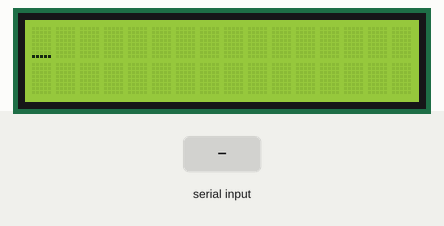
Simulated run of this program. Board: ATmega32, built with avr-gcc and emulated at 8 MHz. On the bench: 16×2 character LCD. Wiring (inferred from the names in the program): character LCD (HD44780): RS PA0; R/W PA1; E PA2; data PA3, PA4, PA5, PA6. Inputs (shaded band) come from the test bench. What the program prints to the serial monitor is not drawn.

Above: at 1.2 s.
1.3 s: "m" received over Serial
At 1.6 s:
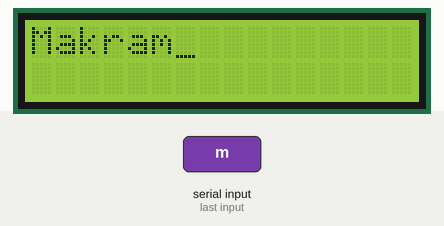
2.8 s: "e" received over Serial
At 3.1 s:
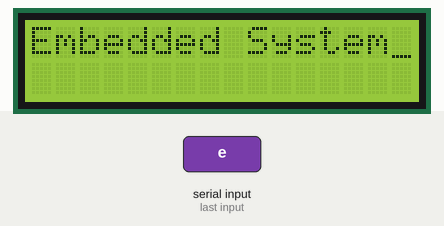
4.3 s: "c" received over Serial
At 4.8 s:
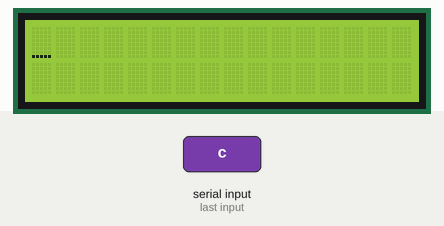
Timing chart, 0 to 7.3 s (numbered marks = the images above; inputs shaded):
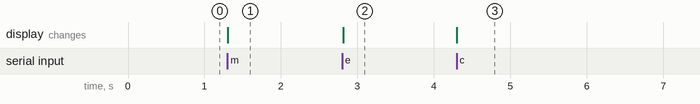

Measured:
- after the input at 1.3 s, the display: changes at once (image 1)
- after the input at 2.8 s, the display: changes at once (image 2)
- after the input at 4.3 s, the display: changes at once (image 3)

The program:

main.c
```c
/*
 *           File: main.c
 *     Created on: Thursday 26/05/2022 20:46
 *         Author: Makram Maher Makram
 *        Subject: ATMEGA32 USART Driver
 *
 *
 */

#include "atmega32-gpio.h"
#include "atmega32-uart.h"
#include "lcd.h"

void wait_ms(uint8_t time);

int main(void)
{
    char buffer[20] = {0};
    lcd_init();
    lcd_Clear_Screen();

    /* Initialize USART */
    USART_Config_t usart_config;
    usart_config.Data = USART_DATA_8_BIT;
    usart_config.Mode = USART_MODE_ASYNC_RECEIVER_TRANSMITTER;
    usart_config.Parity = USART_PARITY_EVEN;
    usart_config.Speed_Mode = USART_NORMAL_SPEED_MODE;
    usart_config.Stop = USART_STOP_1_BIT;
    usart_config.Interrupt = USART_INTERRUPT_ENABLE;
    usart_config.UBRR_Value = 51;
    usart_config.String_Terminator = '#';
    USART_Init(&usart_config);
    USART_SendString("Learn in depth: Makram Maher", 29);
    while (1)
    {
        uint8_t receved = (uint8_t)USART_GetByte();

        switch (receved)
        {
        case 'c':
            lcd_Clear_Screen();
            break;
        case 'm':
            USART_SendString("Makram", 7);
            lcd_Clear_Screen();
            lcd_Send_String("Makram");
            break;
        case 'e':
            USART_SendString("Embedded System", 16);
            lcd_Clear_Screen();
            lcd_Send_String("Embedded System");
            break;
        case 's':
            USART_GetString(buffer, 20);
            USART_SendString(buffer, 20);
            lcd_Clear_Screen();
            lcd_Send_String(buffer);
        default:
            break;
        }
        wait_ms(30);
    }
    return 0;
}
```

lcd.c
```c
/*
 *           File: lcd.c
 *     Created on: Thursday 26/05/2022 20:46
 *         Author: Makram Maher Makram
 *        Subject: ATMEGA32 LCD and Keypad
 *
 *
 */

#include "lcd.h"

void wait_ms(uint8_t time)
{
    uint8_t i, j;
    for (i = 0; i < time; i++)
    {
        for (j = 0; j < 255; j++);
    }
}

void lcd_init(void)
{
    wait_ms(20);
    /* Set LCD Control pins as an output and init it with 0 */
    GPIO_Init(LCD_CTRL_GPIOx, GPIO_MODE_OUTPUT, LCD_EN_PIN);
    GPIO_Init(LCD_CTRL_GPIOx, GPIO_MODE_OUTPUT, LCD_RW_PIN);
    GPIO_Init(LCD_CTRL_GPIOx, GPIO_MODE_OUTPUT, LCD_RS_PIN);

    GPIO_Write_Pin(LCD_CTRL_GPIOx, LCD_EN_PIN, GPIO_PIN_LOW);
    GPIO_Write_Pin(LCD_CTRL_GPIOx, LCD_RW_PIN, GPIO_PIN_LOW);
    GPIO_Write_Pin(LCD_CTRL_GPIOx, LCD_RS_PIN, GPIO_PIN_LOW);

#ifdef LCD_EIGHT_BIT_MODE
    /* Set LCD Data PIns as an output */
    LCD_DATA_DDR = 0xFF;
    wait_ms(1);

    lcd_Send_Command(LCD_CMD_FUNCTION_8BIT_2LINE_5x8);
    lcd_Send_Command(LCD_CMD_DISP_ON_CURSOR);
    lcd_Send_Command(LCD_CMD_ENTRY_INC);
#endif

#ifdef LCD_FOUR_BIT_MODE
    /* Set LCD Data PIns as an output */
    LCD_DATA_DDR |= (0x0F << LCD_DATA_SHIFT);
    wait_ms(1);

    GPIO_Write_Pin(LCD_CTRL_GPIOx, LCD_RS_PIN, GPIO_PIN_LOW);
    GPIO_Write_Pin(LCD_CTRL_GPIOx, LCD_RW_PIN, GPIO_PIN_LOW);
    LCD_DATA_PORT = ((LCD_DATA_PORT & ~(0x0F << LCD_DATA_SHIFT)) | (0x02 << LCD_DATA_SHIFT)) ;
    lcd_Enable_Signal();
    lcd_Send_Command(0x02);
    lcd_Send_Command(LCD_CMD_FUNCTION_4BIT_2LINE_5x8);
    lcd_Send_Command(LCD_CMD_DISP_ON_CURSOR);
    lcd_Send_Command(LCD_CMD_ENTRY_INC);
#endif
}

void lcd_Send_Command(uint8_t command)
{
    while (lcd_Is_Busy());

#ifdef LCD_EIGHT_BIT_MODE
    LCD_DATA_PORT = command;
    GPIO_Write_Pin(LCD_CTRL_GPIOx, LCD_RS_PIN, GPIO_PIN_LOW);
    GPIO_Write_Pin(LCD_CTRL_GPIOx, LCD_RW_PIN, GPIO_PIN_LOW);
    lcd_Enable_Signal();
#endif

#ifdef LCD_FOUR_BIT_MODE
    GPIO_Write_Pin(LCD_CTRL_GPIOx, LCD_RS_PIN, GPIO_PIN_LOW);
    GPIO_Write_Pin(LCD_CTRL_GPIOx, LCD_RW_PIN, GPIO_PIN_LOW);
    LCD_DATA_PORT = ((LCD_DATA_PORT & ~(0x0F << LCD_DATA_SHIFT)) | (((command & 0xF0) >> 4) << LCD_DATA_SHIFT)) ;
    lcd_Enable_Signal();

    wait_ms(1);

    GPIO_Write_Pin(LCD_CTRL_GPIOx, LCD_RS_PIN, GPIO_PIN_LOW);
    GPIO_Write_Pin(LCD_CTRL_GPIOx, LCD_RW_PIN, GPIO_PIN_LOW);
    LCD_DATA_PORT = ((LCD_DATA_PORT & ~(0x0F << LCD_DATA_SHIFT)) | ((command & 0x0F) << LCD_DATA_SHIFT)) ;
    lcd_Enable_Signal();

#endif
}

void lcd_Send_Data(uint8_t data)
{
    while (lcd_Is_Busy());

#ifdef LCD_EIGHT_BIT_MODE
    LCD_DATA_PORT = data;
    GPIO_Write_Pin(LCD_CTRL_GPIOx, LCD_RS_PIN, GPIO_PIN_HIGH);
    GPIO_Write_Pin(LCD_CTRL_GPIOx, LCD_RW_PIN, GPIO_PIN_LOW);
    lcd_Enable_Signal();
#endif

#ifdef LCD_FOUR_BIT_MODE
    GPIO_Write_Pin(LCD_CTRL_GPIOx, LCD_RS_PIN, GPIO_PIN_HIGH);
    GPIO_Write_Pin(LCD_CTRL_GPIOx, LCD_RW_PIN, GPIO_PIN_LOW);
    LCD_DATA_PORT = ((LCD_DATA_PORT & ~(0x0F << LCD_DATA_SHIFT)) | (((data & 0xF0) >> 4) << LCD_DATA_SHIFT)) ;
    lcd_Enable_Signal();

    wait_ms(1);

    GPIO_Write_Pin(LCD_CTRL_GPIOx, LCD_RS_PIN, GPIO_PIN_HIGH);
    GPIO_Write_Pin(LCD_CTRL_GPIOx, LCD_RW_PIN, GPIO_PIN_LOW);
    LCD_DATA_PORT = ((LCD_DATA_PORT & ~(0x0F << LCD_DATA_SHIFT)) | ((data & 0x0F) << LCD_DATA_SHIFT)) ;
    lcd_Enable_Signal();

#endif
}

void lcd_Send_Num(int number)
{
    char str[7];
    sprintf(str, "%d", number);
    lcd_Send_String(str);
}

void lcd_Send_Real_Num(double number)
{
    char str[16];
    char *tmpSign = (number < 0) ? "-" : "";
    float tmpVal = (number < 0) ? -number : number;
    int tmpInt1 = tmpVal;
    float tmpFrac = tmpVal - tmpInt1;
    int tmpInt2 = tmpFrac * 100 + 1;
    sprintf(str, "%s%d.%d", tmpSign, tmpInt1, tmpInt2);
    lcd_Send_String(str);
}

void lcd_Goto_XY(uint8_t x, uint8_t y)
{
    if (x == 0)
    {
        /* First line */
        if (y < 16 && y >= 0)
        {
            lcd_Send_Command(0x80 + y);
        }
    }
    else if (x == 1)
    {
        if (y < 16 && y >= 0)
        {
            lcd_Send_Command(0xC0 + y);
        }
    }
}

void lcd_Send_String(char* data)
{
    int count = 0;
    while (*data > 0)
    {
        count++;
        lcd_Send_Data((uint8_t) *data++);
        if (count == 16)
        {
            lcd_Goto_XY(1, 0);
        }
        else if (count == 32)
        {
            lcd_Clear_Screen();
            lcd_Goto_XY(0, 0);
            count = 0;
        }
    }
}


void lcd_Enable_Signal(void)
{
    GPIO_Write_Pin(LCD_CTRL_GPIOx, LCD_EN_PIN, GPIO_PIN_HIGH);
    wait_ms(5);
    GPIO_Write_Pin(LCD_CTRL_GPIOx, LCD_EN_PIN, GPIO_PIN_LOW);
}

void lcd_Clear_Screen(void)
{
    lcd_Send_Command(LCD_CMD_CLEAR_SCREEN);
}

uint8_t lcd_Is_Busy(void)
{
    uint8_t isbusy;
#ifdef LCD_EIGHT_BIT_MODE
    /* Set D7 PIN to be an input PIN */
    CLEARBIT(LCD_DATA_DDR, 7);
    wait_ms(1);
    GPIO_Write_Pin(LCD_CTRL_GPIOx, LCD_RW_PIN, GPIO_PIN_HIGH);
    GPIO_Write_Pin(LCD_CTRL_GPIOx, LCD_RS_PIN, GPIO_PIN_LOW);
    lcd_Enable_Signal();

    isbusy = ((LCD_DATA_PIN & 0x80) >> 7);
    SETBIT(LCD_DATA_DDR, 7);
#endif

#ifdef LCD_FOUR_BIT_MODE
    /* Set LCD Data PIns as an output */
    CLEARBIT(LCD_DATA_DDR, 3 + LCD_DATA_SHIFT);
    wait_ms(1);
    GPIO_Write_Pin(LCD_CTRL_GPIOx, LCD_RW_PIN, GPIO_PIN_HIGH);
    GPIO_Write_Pin(LCD_CTRL_GPIOx, LCD_RS_PIN, GPIO_PIN_LOW);
    lcd_Enable_Signal();

    isbusy = ((LCD_DATA_PIN & (0x8 << LCD_DATA_SHIFT)) >> 3 >> LCD_DATA_SHIFT);
    SETBIT(LCD_DATA_DDR, 3 + LCD_DATA_SHIFT);
    lcd_Enable_Signal();
#endif

    /*return isbusy;*/
    return 0;
}
```

lcd.h
```c
/*
 *           File: lcd.h
 *     Created on: Thursday 26/05/2022 20:46
 *         Author: Makram Maher Makram
 *        Subject: ATMEGA32 LCD and Keypad
 *
 *
 */

#ifndef _LCD_H_
#define _LCD_H_

#include "atmega32.h"
#include "atmega32-gpio.h"
#include <stdio.h>

/*#define LCD_EIGHT_BIT_MODE*/
#define LCD_FOUR_BIT_MODE


#define LCD_DATA_GPIOx      GPIOA
#define LCD_DATA_DDR        (LCD_DATA_GPIOx)->DDRx
#define LCD_DATA_PORT       (LCD_DATA_GPIOx)->PORTx
#define LCD_DATA_PIN        (LCD_DATA_GPIOx)->PINx
#define LCD_DATA_SHIFT      3


#define LCD_CTRL_GPIOx      GPIOA
#define LCD_EN_PIN          GPIO_PIN_2
#define LCD_RW_PIN          GPIO_PIN_1
#define LCD_RS_PIN          GPIO_PIN_0


#define LCD_RS_DATA         0
#define LCD_RS_COMMAND      1
#define LCD_RW_WRITE        0
#define LCD_RW_READ         1

#define LCD_CMD_CLEAR_SCREEN                0x01
#define LCD_CMD_ENRTY_MODE                  0x06
#define LCD_CMD_BEGIN_AT_FIRST_RAW          0x80
#define LCD_CMD_BEGIN_AT_SECOND_RAW         0x80
#define LCD_CMD_ENTRY_INC                   0x06
#define LCD_CMD_ENTRY_INC_SHIFT             0x07
#define LCD_CMD_ENTRY_DEC                   0x04
#define LCD_CMD_ENTRY_DEC_SHIFT             0x05
#define LCD_CMD_DISP_ON                     0x0C
#define LCD_CMD_DISP_ON_BLINK               0x0D
#define LCD_CMD_DISP_ON_CURSOR_BLINK        0x0F
#define LCD_CMD_DISP_ON_CURSOR              0x0E
#define LCD_CMD_DISP_OFF                    0x08
#define LCD_CMD_MOVE_CURSOR_RIGHT           0x14
#define LCD_CMD_MOVE_CURSOR_LEFT            0x10
#define LCD_CMD_MOVE_DISP_RIGHT             0x1C
#define LCD_CMD_MOVE_DISP_LEFT              0x18
#define LCD_CMD_FUNCTION_8BIT_2LINE_5x8     0x38
#define LCD_CMD_FUNCTION_8BIT_1LINE_5x10    0x34
#define LCD_CMD_FUNCTION_4BIT_2LINE_5x8     0x28
#define LCD_CMD_FUNCTION_4BIT_1LINE_5x10    0x24

void lcd_init(void);
void lcd_Send_Command(uint8_t command);
void lcd_Send_Data(uint8_t data);
void lcd_Send_String(char* data);
void lcd_Send_Num(int number);
void lcd_Send_Real_Num(double number);
void lcd_Goto_XY(uint8_t x, uint8_t y);
void lcd_Enable_Signal(void);
void lcd_Clear_Screen(void);
uint8_t lcd_Is_Busy(void);
void wait_ms(uint8_t time);


#endif
```

atmega32-gpio.c
```c
/*
 *           File: atmega32-gpio.c
 *     Created on: Monday 06/06/2022 20:30
 *         Author: Makram Maher Makram
 *        Subject: ATMEGA32 GPIO Driver
 *
 *
 */

#include "atmega32-gpio.h"

/**
 * @brief Initialize the GPIO PIN to be input or output, ..
 *
 * @param GPIOx Specifies GPIOx ,Must be Selected From @ref GPIOx_define
 * @param Mode Specifies the operation mode of the pin ,Must be selected from @ref GPIO_MODE_define
 * @param Pin Specifies the pin number ,Must be selected from @ref GPIO_PIN_define
 */
void GPIO_Init(GPIOx_t *GPIOx, uint8_t Mode, uint8_t Pin)
{
    /* Initialze GPIO Mode Registers */
    switch (Mode)
    {
    case GPIO_MODE_OUTPUT:
        GPIOx->DDRx |= Pin;
        break;

    case GPIO_MODE_INPUT_FLOATING:
        GPIOx->DDRx &= ~Pin;
        GPIOx->PORTx &= ~Pin;
        break;

    case GPIO_MODE_INPUT_PULL_UP:
        GPIOx->DDRx &= ~Pin;
        GPIOx->PORTx |= Pin;
        break;
    default:
        break;
    }
}

/**
 * @brief Reset the gpio port
 *
 * @param GPIOx Specifies GPIOx ,Must be Selected From @ref GPIOx_define
 */
void GPIO_Reset(GPIOx_t *GPIOx)
{
    /* Reset all Registers of GPIOx */
    GPIOx->DDRx = 0;
    GPIOx->PINx = 0;
    GPIOx->PORTx = 0;
}

/**
 * @brief Writes value to pin
 *
 * @param GPIOx Specifies GPIOx ,Must be Selected From @ref GPIOx_define
 * @param Pin Specifies the pin number ,Must be selected from @ref GPIO_PIN_define
 * @param Status Specifies the status even low or high ,Must be Selected from @ref GPIO_STATUS_define
 */
void GPIO_Write_Pin(GPIOx_t *GPIOx, uint8_t Pin, uint8_t Status)
{
    switch (Status)
    {
    case GPIO_PIN_HIGH:
        GPIOx->PORTx |= Pin;
        break;
    case GPIO_PIN_LOW:
        GPIOx->PORTx &= ~Pin;
        break;
    default:
        break;
    }
}

/**
 * @brief Writes value to port
 *
 * @param GPIOx Specifies GPIOx ,Must be Selected From @ref GPIOx_define
 * @param Value the value of the port to be writen
 */
void GPIO_Write_Port(GPIOx_t *GPIOx, uint8_t Value)
{
    GPIOx->PORTx = Value;
}

/**
 * @brief Reads from the pin
 *
 * @param GPIOx Specifies GPIOx ,Must be Selected From @ref GPIOx_define
 * @param Pin Specifies the pin number ,Must be selected from @ref GPIO_PIN_define
 * @return uint8_t the value of the pin
 */
uint8_t GPIO_Read_Pin(GPIOx_t *GPIOx, uint8_t Pin)
{
    return ((GPIOx->PINx & Pin) == 0) ? GPIO_PIN_LOW : GPIO_PIN_HIGH;
}

/**
 * @brief Reads from the port
 *
 * @param GPIOx Specifies GPIOx ,Must be Selected From @ref GPIOx_define
 * @return uint8_t the value of the port
 */
uint8_t GPIO_Read_Port(GPIOx_t *GPIOx)
{
    return GPIOx->PINx;
}
```

atmega32-gpio.h
```c
/*
 *           File: atmega32-gpio.h
 *     Created on: Monday 06/06/2022 20:30
 *         Author: Makram Maher Makram
 *        Subject: ATMEGA32 GPIO Driver
 *
 *
 */

#ifndef _ATMEGA32_GPIO_H_
#define _ATMEGA32_GPIO_H_

#include "atmega32.h"

typedef struct
{
    uint8_t PINx;
    uint8_t DDRx;
    uint8_t PORTx;
} GPIOx_t;

/** @defgroup GPIOx_define GPIO Define
 * @{
 */
#define GPIOA       (GPIOx_t *)(&(PINA))
#define GPIOB       (GPIOx_t *)(&(PINB))
#define GPIOC       (GPIOx_t *)(&(PINC))
#define GPIOD       (GPIOx_t *)(&(PIND))
/**
 * @}
 */

/** @defgroup GPIO_MODE_define GPIO Mode For Each PIN
 * @{
 */
#define GPIO_MODE_OUTPUT            (uint8_t)0b10
#define GPIO_MODE_INPUT_FLOATING    (uint8_t)0b00
#define GPIO_MODE_INPUT_PULL_UP     (uint8_t)0b01
/**
 * @}
 */


/** @defgroup GPIO_PIN_define GPIO PIN
 * @{
 */
#define GPIO_PIN_0      (uint8_t)0b00000001
#define GPIO_PIN_1      (uint8_t)0b00000010
#define GPIO_PIN_2      (uint8_t)0b00000100
#define GPIO_PIN_3      (uint8_t)0b00001000
#define GPIO_PIN_4      (uint8_t)0b00010000
#define GPIO_PIN_5      (uint8_t)0b00100000
#define GPIO_PIN_6      (uint8_t)0b01000000
#define GPIO_PIN_7      (uint8_t)0b10000000
/**
 * @}
 */

/** @defgroup GPIO_STATUS_define GPIO PIN Status
 * @{
 */
#define GPIO_PIN_HIGH   (uint8_t)1
#define GPIO_PIN_LOW    (uint8_t)0
/**
 * @}
 */


/**
 * @brief Initialize the GPIO PIN to be input or output, ..
 *
 * @param GPIOx Specifies GPIOx ,Must be Selected From @ref GPIOx_define
 * @param Mode Specifies the operation mode of the pin ,Must be selected from @ref GPIO_MODE_define
 * @param Pin Specifies the pin number ,Must be selected from @ref GPIO_PIN_define
 */
void GPIO_Init(GPIOx_t *GPIOx, uint8_t Mode, uint8_t Pin);


/**
 * @brief Reset the gpio port
 *
 * @param GPIOx Specifies GPIOx ,Must be Selected From @ref GPIOx_define
 */
void GPIO_Reset(GPIOx_t *GPIOx);

/**
 * @brief Writes value to pin
 *
 * @param GPIOx Specifies GPIOx ,Must be Selected From @ref GPIOx_define
 * @param Pin Specifies the pin number ,Must be selected from @ref GPIO_PIN_define
 * @param Status Specifies the status even low or high ,Must be Selected from @ref GPIO_STATUS_define
 */
void GPIO_Write_Pin(GPIOx_t *GPIOx, uint8_t Pin, uint8_t Status);

/**
 * @brief Writes value to port
 *
 * @param GPIOx Specifies GPIOx ,Must be Selected From @ref GPIOx_define
 * @param Value the value of the port to be writen
 */
void GPIO_Write_Port(GPIOx_t *GPIOx, uint8_t Value);

/**
 * @brief Reads from the pin
 *
 * @param GPIOx Specifies GPIOx ,Must be Selected From @ref GPIOx_define
 * @param Pin Specifies the pin number ,Must be selected from @ref GPIO_PIN_define
 * @return uint8_t the value of the pin
 */
uint8_t GPIO_Read_Pin(GPIOx_t *GPIOx, uint8_t Pin);

/**
 * @brief Reads from the port
 *
 * @param GPIOx Specifies GPIOx ,Must be Selected From @ref GPIOx_define
 * @return uint8_t the value of the port
 */
uint8_t GPIO_Read_Port(GPIOx_t *GPIOx);

#endif
```

atmega32.h
```c
/*
 *           File: macros.h
 *     Created on: Thursday 26/05/2022 20:46
 *         Author: Makram Maher Makram
 *        Subject: ATMEGA32 LCD and Keypad
 *
 *
 */

#ifndef _MACROS_H_
#define _MACROS_H_

#include <stdint.h>
#define F_CPU   8000000UL

#define BASE   0x20

#define PINA        *((volatile uint8_t*)(BASE + 0x19))
#define DDRA        *((volatile uint8_t*)(BASE + 0x1A))
#define PORTA       *((volatile uint8_t*)(BASE + 0x1B))

#define PINB        *((volatile uint8_t*)(BASE + 0x16))
#define DDRB        *((volatile uint8_t*)(BASE + 0x17))
#define PORTB       *((volatile uint8_t*)(BASE + 0x18))

#define PINC        *((volatile uint8_t*)(BASE + 0x13))
#define DDRC        *((volatile uint8_t*)(BASE + 0x14))
#define PORTC       *((volatile uint8_t*)(BASE + 0x15))

#define PIND        *((volatile uint8_t*)(BASE + 0x10))
#define DDRD        *((volatile uint8_t*)(BASE + 0x11))
#define PORTD       *((volatile uint8_t*)(BASE + 0x12))

#define SREG        *((volatile uint8_t*)(BASE + 0x3F))
#define MCUCR       *((volatile uint8_t*)(BASE + 0x35))
#define MCUCSR      *((volatile uint8_t*)(BASE + 0x34))
#define GICR        *((volatile uint8_t*)(BASE + 0x3B))
#define GIFR        *((volatile uint8_t*)(BASE + 0x3A))

#define UDR         *((volatile uint8_t*)(BASE + 0x0C))
#define UCSRA       *((volatile uint8_t*)(BASE + 0x0B))
#define UCSRB       *((volatile uint8_t*)(BASE + 0x0A))
#define UBRRL       *((volatile uint8_t*)(BASE + 0x09))
#define UCSRC       (*((volatile uint8_t*)(BASE + 0x20)) |= 0x80);\
                    *((volatile uint8_t*)(BASE + 0x20))
#define UBRRH       (*((volatile uint8_t*)(BASE + 0x20)) &= 0x7F);\
                    *((volatile uint8_t*)(BASE + 0x20))


#define SETBIT(REG,N)       (REG |= (1 << (N)))
#define CLEARBIT(REG,N)     (REG &=~(1 << (N)))
#define TOGGLEBIT(REG,N)    (REG ^= (1 << (N)))


#endif
```

Source omitted: atmega32-uart.c (6446 bytes), atmega32-uart.h (3901 bytes)
